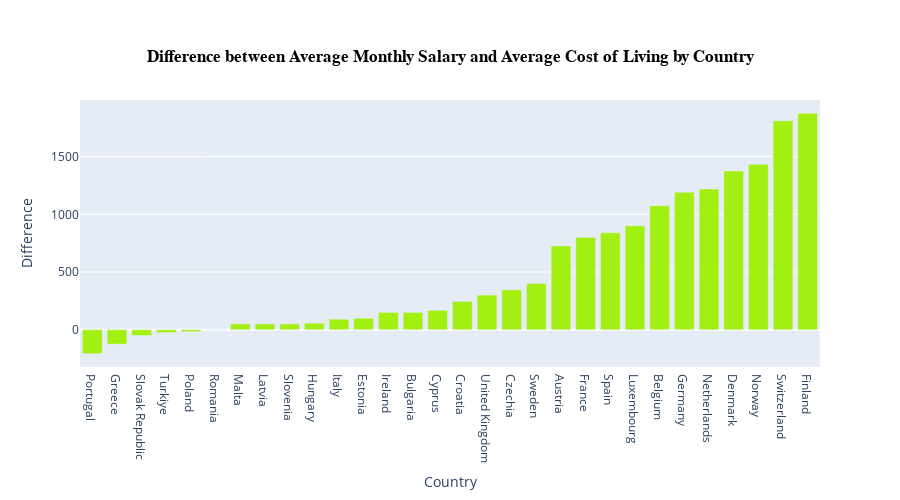

Notebook cell for this chart:
### Code cell
savings_per_country_sorted = savings_per_country.sort_values(by='Average Savings')
fig = go.Figure()
fig.add_trace(go.Bar(x = savings_per_country_sorted['Country'], y = savings_per_country_sorted['Average Savings'], 
                     marker=dict(color="#A2F011")))
fig.update_layout(xaxis_title = 'Country', yaxis_title = 'Difference', width=900, height=500)
fig.update_layout(title = dict(text="<b>Difference between Average Monthly Salary and Average Cost of Living by Country</b>",  
                               font=dict(family='Arial', size=17, color='#000000'),
                               xanchor = 'center', x = 0.5, yanchor='top', y=0.9))
fig.show()

### Figure 1 — Plotly figure (JSON) as saved in the notebook; plotly's stock layout.template omitted (floating-point values rounded to 4 significant figures)
{"data": [{"marker": {"color": "#A2F011"}, "type": "bar", "x": ["Portugal", "Greece", "Slovak Republic", "Turkiye", "Poland", "Romania", "Malta", "Latvia", "Slovenia", "Hungary", "Italy", "Estonia", "Ireland", "Bulgaria", "Cyprus", "Croatia", "United Kingdom", "Czechia", "Sweden", "Austria", "France", "Spain", "Luxembourg", "Belgium", "Germany", "Netherlands", "Denmark", "Norway", "Switzerland", "Finland"], "y": [-207.5, -125.0, -50.0, -25.0, -16.67, 0.0, 50.0, 50.0, 50.0, 56.67, 91.67, 100.0, 150.0, 150.0, 168.0, 245.0, 300.0, 345.0, 400.0, 726.5, 800.0, 839.2, 900.0, 1074.0, 1191.0, 1220.0, 1375.0, 1433.0, 1811.0, 1875.0]}], "layout": {"height": 500, "title": {"font": {"color": "#000000", "family": "Arial", "size": 17}, "text": "<b>Difference between Average Monthly Salary and Average Cost of Living by Country</b>", "x": 0.5, "xanchor": "center", "y": 0.9, "yanchor": "top"}, "width": 900, "xaxis": {"title": {"text": "Country"}}, "yaxis": {"title": {"text": "Difference"}}}}
